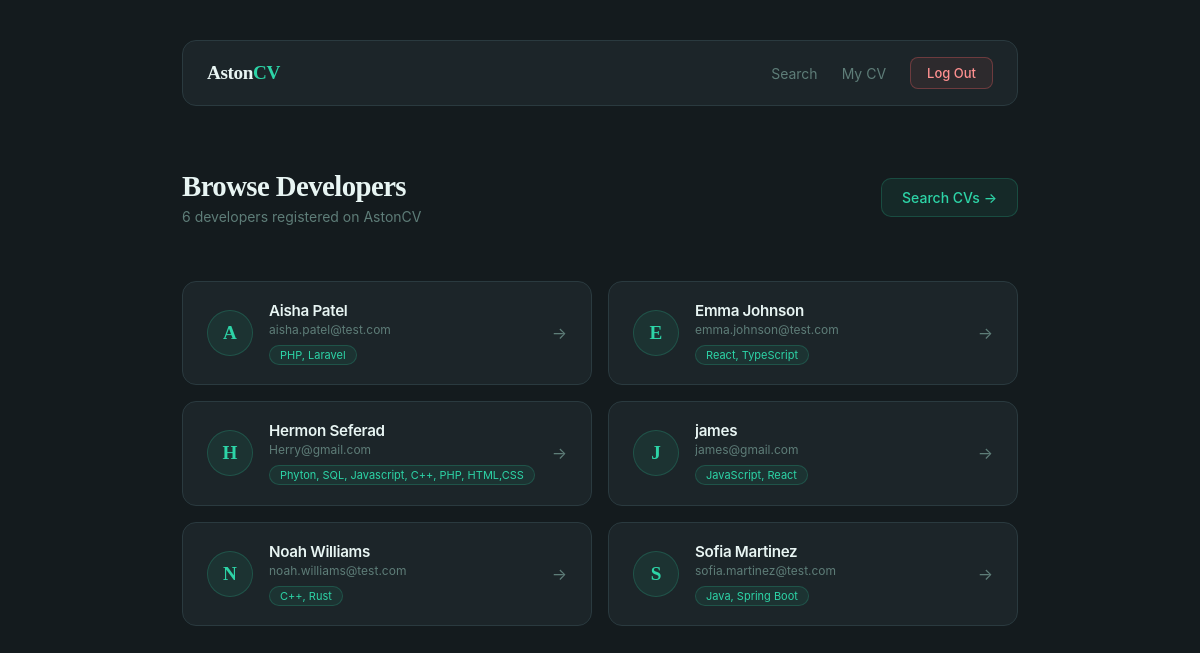
/index.php (signed in), run on the app's committed database.
### tables this page shows
CREATE TABLE `cvs` (
  `id` bigint(20) UNSIGNED NOT NULL,
  `name` varchar(100) NOT NULL,
  `email` varchar(100) NOT NULL,
  `password` varchar(255) NOT NULL,
  `keyprogramming` varchar(255) DEFAULT NULL,
  `profile` varchar(500) DEFAULT NULL,
  `education` varchar(500) DEFAULT NULL,
  `URLlinks` varchar(500) DEFAULT NULL
);

### index.php (the view, shortened to what this page needs)
<?php
require 'db.php';
try {
    $stmt = $pdo->query("SELECT id, name, email, keyprogramming FROM cvs ORDER BY name ASC");
    $cvs  = $stmt->fetchAll(PDO::FETCH_ASSOC);
} catch (PDOException $e) {
    $cvs = [];
}
?>
<!DOCTYPE html>
<html lang="en">
<head>
    <link rel="stylesheet" href="css/style.css">
</head>
<body class="dashboard-page">
<div class="dashboard-wrapper">
    <div class="navbar">
        <div class="navbar-brand">Aston<span>CV</span></div>
        <div class="navbar-links">
            <a href="search.php">Search</a>
            <a href="dashboard.php">My CV</a>
            <a href="logout.php" class="btn-logout">Log Out</a>
        </div>
    </div>
    <div class="page-header">
        <div>
            <h1>Browse Developers</h1>
            <p class="subtitle">
                <?= count($cvs) ?> developer<?= count($cvs) !== 1 ? 's' : '' ?>
                registered on AstonCV
            </p>
        </div>
        <a href="search.php" class="btn-view">Search CVs &#8594;</a>
    </div>
    <?php if (empty($cvs)): ?>
        <div class="empty-state">
            <p>No CVs yet. <a href="dashboard.php">Add yours first!</a></p>
        </div>
    <?php else: ?>
        <div class="cv-grid">
            <?php foreach ($cvs as $cv): ?>
                <a href="view.php?id=<?= $cv["id"] ?>" class="cv-card">
                    <div class="cv-avatar">
                        <?= strtoupper(substr($cv["name"], 0, 1)) ?>
                    </div>
                    <div class="cv-info">
                        <h3><?= htmlspecialchars($cv["name"]) ?></h3>
                        <p class="cv-email"><?= htmlspecialchars($cv["email"]) ?></p>
                        <?php if (!empty($cv["keyprogramming"])): ?>
                            <span class="cv-lang">
                                <?= htmlspecialchars($cv["keyprogramming"]) ?>
                            </span>
                        <?php endif; ?>
                    </div>
                    <div class="cv-arrow">&#8594;</div>
                </a>
            <?php endforeach; ?>
        </div>
    <?php endif; ?>
</div>
</body>
</html>

### css/style.css (style rules this page uses)
* { margin: 0; padding: 0; box-sizing: border-box; }
:root { --bg-page: #141b1e; --bg-card: #1c2529; --bg-input: #141b1e; --border-card: #2a3a3f; --border-input: #2a3a3f; --teal: #2dd4a7; --teal-hover: #25b892; --teal-dim: rgba(45, 212, 167, 0.08); --teal-border: rgba(45, 212, 167, 0.2); --text-primary: #e8f5f3; --text-muted: #5e7d78; --text-dark: #0d1a18; --success-bg: rgba(45, 212, 167, 0.08); --success-border: rgba(45, 212, 167, 0.3); --success-text: #2dd4a7; --error-bg: rgba(255, 99, 99, 0.08); --error-border: rgba(255, 99, 99, 0.3); --error-text: #ff9090; }
body { font-family: -apple-system, BlinkMacSystemFont, 'Segoe UI', sans-serif; background-color: var(--bg-page); color: var(--text-primary); min-height: 100vh; display: flex; align-items: center; justify-content: center; padding: 2rem; }
h1, h2, h3 { font-family: Georgia, 'Times New Roman', serif; letter-spacing: -0.02em; color: var(--text-primary); }
body.dashboard-page { display: block; padding: 0; background-color: var(--bg-page); min-height: 100vh; }
.dashboard-wrapper { width: 100%; max-width: 900px; margin: 0 auto; padding: 2.5rem 2rem; }
.navbar { display: flex; align-items: center; justify-content: space-between; padding: 1rem 1.5rem; background: var(--bg-card); border: 1px solid var(--border-card); border-radius: 14px; margin-bottom: 2.5rem; }
.navbar-brand { font-family: Georgia, 'Times New Roman', serif; font-size: 1.2rem; font-weight: 700; color: var(--text-primary); letter-spacing: -0.02em; }
.navbar-brand span { color: var(--teal); }
.navbar-links { display: flex; align-items: center; gap: 1.5rem; }
.navbar-links a { color: var(--text-muted); text-decoration: none; font-size: 14px; transition: color 0.2s; }
.btn-logout { background: var(--error-bg) !important; border: 1px solid var(--error-border) !important; color: var(--error-text) !important; padding: 7px 16px !important; border-radius: 8px !important; font-size: 13px !important; font-weight: 500 !important; margin-top: 0 !important; width: auto !important; transform: none !important; }
.page-header, .dashboard-header { display: flex; align-items: center; justify-content: space-between; margin-bottom: 2rem; padding: 1.5rem 0; }
.page-header h1, .dashboard-header h1 { font-size: 1.8rem; margin-bottom: 0.3rem; }
.page-header .subtitle, .dashboard-header .subtitle { color: var(--text-muted); font-size: 14px; }
.btn-view { background: var(--teal-dim); border: 1px solid var(--teal-border); color: var(--teal); padding: 10px 20px; border-radius: 10px; font-size: 14px; text-decoration: none; white-space: nowrap; font-weight: 500; transition: opacity 0.2s; margin-top: 0; width: auto; display: inline-block; }
.cv-grid { display: grid; grid-template-columns: repeat(auto-fill, minmax(280px, 1fr)); gap: 1rem; }
.cv-card { display: flex; align-items: center; gap: 1rem; background: var(--bg-card); border: 1px solid var(--border-card); border-radius: 14px; padding: 1.2rem 1.5rem; text-decoration: none; transition: border-color 0.2s, transform 0.1s; }
.cv-avatar { width: 46px; height: 46px; border-radius: 50%; background: var(--teal-dim); border: 1px solid var(--teal-border); color: var(--teal); font-size: 1.2rem; font-weight: 700; display: flex; align-items: center; justify-content: center; flex-shrink: 0; font-family: Georgia, serif; }
.cv-info { flex: 1; min-width: 0; }
.cv-info h3 { font-size: 0.95rem; color: var(--text-primary); margin-bottom: 2px; font-family: -apple-system, BlinkMacSystemFont, 'Segoe UI', sans-serif; font-weight: 600; white-space: nowrap; overflow: hidden; text-overflow: ellipsis; }
.cv-email { font-size: 12px; color: var(--text-muted); margin-bottom: 6px; white-space: nowrap; overflow: hidden; text-overflow: ellipsis; }
.cv-lang { display: inline-block; background: var(--teal-dim); border: 1px solid var(--teal-border); color: var(--teal); font-size: 11px; padding: 2px 10px; border-radius: 100px; }
.cv-arrow { color: var(--text-muted); font-size: 1rem; flex-shrink: 0; transition: color 0.2s; }

### data on the page
cvs: name "A", name "Aisha Patel", email "aisha.patel@test.com", keyprogramming "PHP, Laravel"
cvs: name "E", name "Emma Johnson", email "emma.johnson@test.com", keyprogramming "React, TypeScript"
cvs: name "H", name "Hermon Seferad", email "Herry@gmail.com", keyprogramming "Phyton, SQL, Javascript, C++, PHP, HTML,CSS"
cvs: name "J", name "james", email "james@gmail.com", keyprogramming "JavaScript, React"
cvs: name "N", name "Noah Williams", email "noah.williams@test.com", keyprogramming "C++, Rust"
cvs: name "S", name "Sofia Martinez", email "sofia.martinez@test.com", keyprogramming "Java, Spring Boot"

### other printed values
count($cvs) "6"
